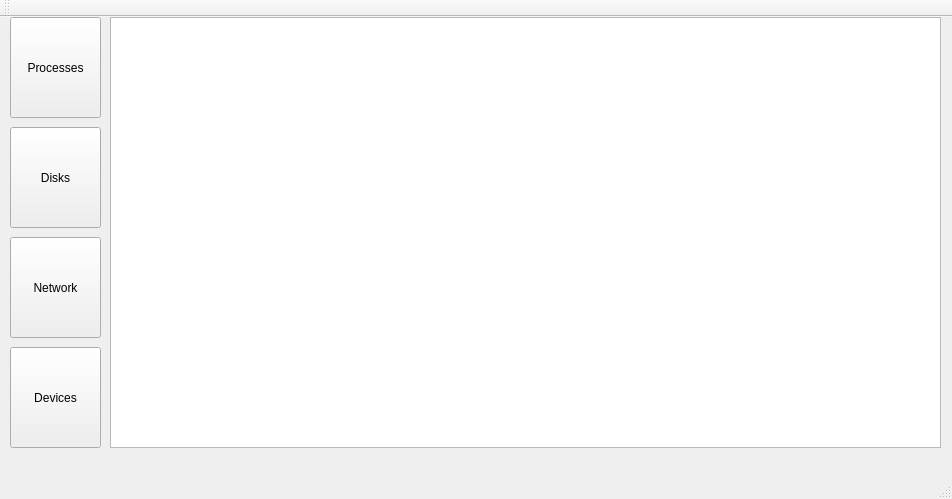
<?xml version="1.0" encoding="UTF-8"?>
<ui version="4.0">
 <class>SysInfo</class>
 <widget class="QMainWindow" name="SysInfo">
  <property name="geometry">
   <rect>
    <x>0</x>
    <y>0</y>
    <width>952</width>
    <height>499</height>
   </rect>
  </property>
  <property name="windowTitle">
   <string>SysInfoFront</string>
  </property>
  <widget class="QWidget" name="centralWidget">
   <widget class="QTableView" name="tableView">
    <property name="geometry">
     <rect>
      <x>110</x>
      <y>0</y>
      <width>831</width>
      <height>431</height>
     </rect>
    </property>
   </widget>
   <widget class="QPushButton" name="device_button">
    <property name="geometry">
     <rect>
      <x>10</x>
      <y>330</y>
      <width>91</width>
      <height>101</height>
     </rect>
    </property>
    <property name="text">
     <string>Devices</string>
    </property>
   </widget>
   <widget class="QPushButton" name="netw_button">
    <property name="geometry">
     <rect>
      <x>10</x>
      <y>220</y>
      <width>91</width>
      <height>101</height>
     </rect>
    </property>
    <property name="text">
     <string>Network</string>
    </property>
   </widget>
   <widget class="QPushButton" name="proc_button">
    <property name="geometry">
     <rect>
      <x>10</x>
      <y>0</y>
      <width>91</width>
      <height>101</height>
     </rect>
    </property>
    <property name="text">
     <string>Processes</string>
    </property>
   </widget>
   <widget class="QPushButton" name="disk_button">
    <property name="geometry">
     <rect>
      <x>10</x>
      <y>110</y>
      <width>91</width>
      <height>101</height>
     </rect>
    </property>
    <property name="text">
     <string>Disks</string>
    </property>
   </widget>
  </widget>
  <widget class="QMenuBar" name="menuBar">
   <property name="geometry">
    <rect>
     <x>0</x>
     <y>0</y>
     <width>952</width>
     <height>26</height>
    </rect>
   </property>
  </widget>
  <widget class="QToolBar" name="mainToolBar">
   <attribute name="toolBarArea">
    <enum>TopToolBarArea</enum>
   </attribute>
   <attribute name="toolBarBreak">
    <bool>false</bool>
   </attribute>
  </widget>
  <widget class="QStatusBar" name="statusBar"/>
 </widget>
 <layoutdefault spacing="6" margin="11"/>
 <resources>
  <include location="sysinfofront.qrc"/>
 </resources>
 <connections/>
</ui>
